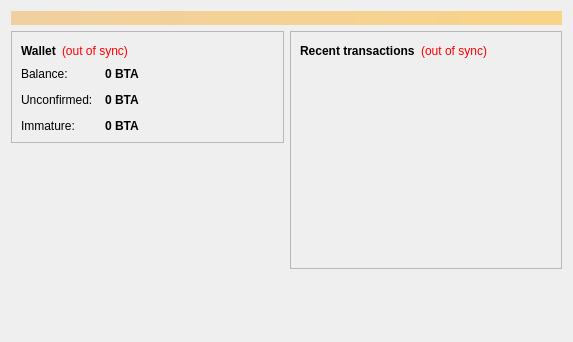
<?xml version="1.0" encoding="UTF-8"?>
<ui version="4.0">
 <class>OverviewPage</class>
 <widget class="QWidget" name="OverviewPage">
  <property name="geometry">
   <rect>
    <x>0</x>
    <y>0</y>
    <width>573</width>
    <height>342</height>
   </rect>
  </property>
  <property name="windowTitle">
   <string>Form</string>
  </property>
  <layout class="QVBoxLayout" name="topLayout">
   <item>
    <widget class="QLabel" name="labelAlerts">
     <property name="visible">
      <bool>false</bool>
     </property>
     <property name="styleSheet">
      <string notr="true">background-color: qlineargradient(x1: 0, y1: 0, x2: 1, y2: 0, stop:0 #F0D0A0, stop:1 #F8D488); color:#000000;</string>
     </property>
     <property name="wordWrap">
      <bool>true</bool>
     </property>
     <property name="margin">
      <number>3</number>
     </property>
    </widget>
   </item>
   <item>
    <layout class="QHBoxLayout" name="horizontalLayout" stretch="1,1">
     <item>
      <layout class="QVBoxLayout" name="verticalLayout_2">
       <item>
        <widget class="QFrame" name="frame">
         <property name="frameShape">
          <enum>QFrame::StyledPanel</enum>
         </property>
         <property name="frameShadow">
          <enum>QFrame::Raised</enum>
         </property>
         <layout class="QVBoxLayout" name="verticalLayout_4">
          <item>
           <layout class="QHBoxLayout" name="horizontalLayout_4">
            <item>
             <widget class="QLabel" name="label_5">
              <property name="font">
               <font>
                <weight>75</weight>
                <bold>true</bold>
               </font>
              </property>
              <property name="text">
               <string>Wallet</string>
              </property>
             </widget>
            </item>
            <item>
             <widget class="QLabel" name="labelWalletStatus">
              <property name="toolTip">
               <string>The displayed information may be out of date. Your wallet automatically synchronizes with the Litecoin network after a connection is established, but this process has not completed yet.</string>
              </property>
              <property name="styleSheet">
               <string notr="true">QLabel { color: red; }</string>
              </property>
              <property name="text">
               <string notr="true">(out of sync)</string>
              </property>
              <property name="alignment">
               <set>Qt::AlignLeading|Qt::AlignLeft|Qt::AlignVCenter</set>
              </property>
             </widget>
            </item>
            <item>
             <spacer name="horizontalSpacer_2">
              <property name="orientation">
               <enum>Qt::Horizontal</enum>
              </property>
              <property name="sizeHint" stdset="0">
               <size>
                <width>40</width>
                <height>20</height>
               </size>
              </property>
             </spacer>
            </item>
           </layout>
          </item>
          <item>
           <layout class="QFormLayout" name="formLayout_2">
            <property name="fieldGrowthPolicy">
             <enum>QFormLayout::AllNonFixedFieldsGrow</enum>
            </property>
            <property name="horizontalSpacing">
             <number>12</number>
            </property>
            <property name="verticalSpacing">
             <number>12</number>
            </property>
            <item row="0" column="0">
             <widget class="QLabel" name="label">
              <property name="text">
               <string>Balance:</string>
              </property>
             </widget>
            </item>
            <item row="0" column="1">
             <widget class="QLabel" name="labelBalance">
              <property name="font">
               <font>
                <weight>75</weight>
                <bold>true</bold>
               </font>
              </property>
              <property name="cursor">
               <cursorShape>IBeamCursor</cursorShape>
              </property>
              <property name="toolTip">
               <string>Your current balance</string>
              </property>
              <property name="text">
               <string notr="true">0 BTA</string>
              </property>
              <property name="textInteractionFlags">
               <set>Qt::LinksAccessibleByMouse|Qt::TextSelectableByKeyboard|Qt::TextSelectableByMouse</set>
              </property>
             </widget>
            </item>
            <item row="1" column="0">
             <widget class="QLabel" name="label_3">
              <property name="text">
               <string>Unconfirmed:</string>
              </property>
             </widget>
            </item>
            <item row="1" column="1">
             <widget class="QLabel" name="labelUnconfirmed">
              <property name="font">
               <font>
                <weight>75</weight>
                <bold>true</bold>
               </font>
              </property>
              <property name="cursor">
               <cursorShape>IBeamCursor</cursorShape>
              </property>
              <property name="toolTip">
               <string>Total of transactions that have yet to be confirmed, and do not yet count toward the current balance</string>
              </property>
              <property name="text">
               <string notr="true">0 BTA</string>
              </property>
              <property name="textInteractionFlags">
               <set>Qt::LinksAccessibleByMouse|Qt::TextSelectableByKeyboard|Qt::TextSelectableByMouse</set>
              </property>
             </widget>
            </item>
            <item row="2" column="0">
             <widget class="QLabel" name="labelImmatureText">
              <property name="text">
               <string>Immature:</string>
              </property>
             </widget>
            </item>
            <item row="2" column="1">
             <widget class="QLabel" name="labelImmature">
              <property name="font">
               <font>
                <weight>75</weight>
                <bold>true</bold>
               </font>
              </property>
              <property name="toolTip">
               <string>Mined balance that has not yet matured</string>
              </property>
              <property name="text">
               <string notr="true">0 BTA</string>
              </property>
              <property name="textInteractionFlags">
               <set>Qt::LinksAccessibleByMouse|Qt::TextSelectableByKeyboard|Qt::TextSelectableByMouse</set>
              </property>
             </widget>
            </item>
           </layout>
          </item>
         </layout>
        </widget>
       </item>
       <item>
        <spacer name="verticalSpacer">
         <property name="orientation">
          <enum>Qt::Vertical</enum>
         </property>
         <property name="sizeHint" stdset="0">
          <size>
           <width>20</width>
           <height>40</height>
          </size>
         </property>
        </spacer>
       </item>
      </layout>
     </item>
     <item>
      <layout class="QVBoxLayout" name="verticalLayout_3">
       <item>
        <widget class="QFrame" name="frame_2">
         <property name="frameShape">
          <enum>QFrame::StyledPanel</enum>
         </property>
         <property name="frameShadow">
          <enum>QFrame::Raised</enum>
         </property>
         <layout class="QVBoxLayout" name="verticalLayout">
          <item>
           <layout class="QHBoxLayout" name="horizontalLayout_2">
            <item>
             <widget class="QLabel" name="label_4">
              <property name="text">
               <string>&lt;b&gt;Recent transactions&lt;/b&gt;</string>
              </property>
             </widget>
            </item>
            <item>
             <widget class="QLabel" name="labelTransactionsStatus">
              <property name="toolTip">
               <string>The displayed information may be out of date. Your wallet automatically synchronizes with the Litecoin network after a connection is established, but this process has not completed yet.</string>
              </property>
              <property name="styleSheet">
               <string notr="true">QLabel { color: red; }</string>
              </property>
              <property name="text">
               <string notr="true">(out of sync)</string>
              </property>
              <property name="alignment">
               <set>Qt::AlignRight|Qt::AlignTrailing|Qt::AlignVCenter</set>
              </property>
             </widget>
            </item>
            <item>
             <spacer name="horizontalSpacer">
              <property name="orientation">
               <enum>Qt::Horizontal</enum>
              </property>
              <property name="sizeHint" stdset="0">
               <size>
                <width>40</width>
                <height>20</height>
               </size>
              </property>
             </spacer>
            </item>
           </layout>
          </item>
          <item>
           <widget class="QListView" name="listTransactions">
            <property name="styleSheet">
             <string notr="true">QListView { background: transparent; }</string>
            </property>
            <property name="frameShape">
             <enum>QFrame::NoFrame</enum>
            </property>
            <property name="verticalScrollBarPolicy">
             <enum>Qt::ScrollBarAlwaysOff</enum>
            </property>
            <property name="horizontalScrollBarPolicy">
             <enum>Qt::ScrollBarAlwaysOff</enum>
            </property>
            <property name="selectionMode">
             <enum>QAbstractItemView::NoSelection</enum>
            </property>
           </widget>
          </item>
         </layout>
        </widget>
       </item>
       <item>
        <spacer name="verticalSpacer_2">
         <property name="orientation">
          <enum>Qt::Vertical</enum>
         </property>
         <property name="sizeHint" stdset="0">
          <size>
           <width>20</width>
           <height>40</height>
          </size>
         </property>
        </spacer>
       </item>
      </layout>
     </item>
    </layout>
   </item>
  </layout>
 </widget>
 <resources/>
 <connections/>
</ui>
